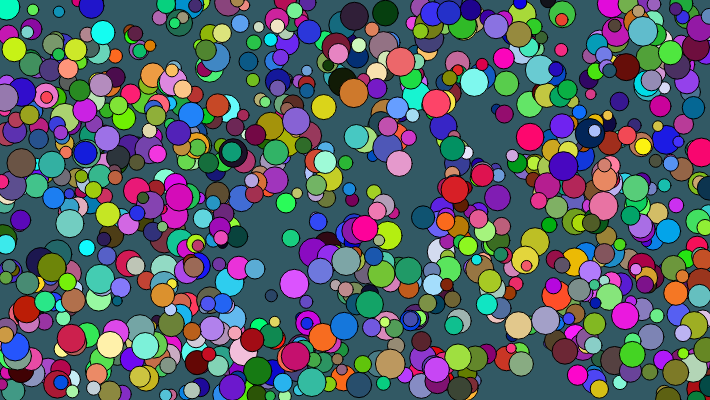
Frame 1 (no input)
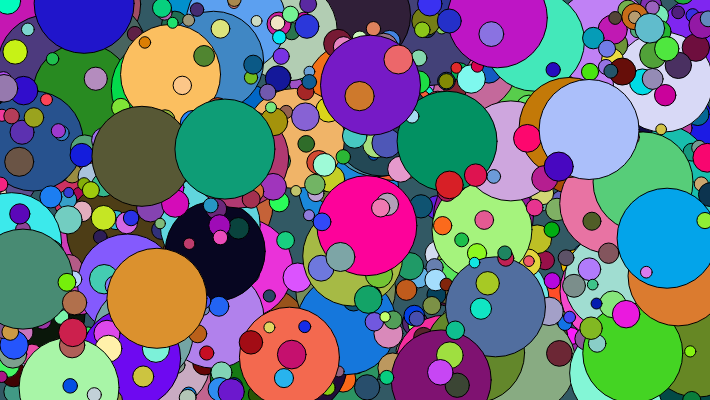
Frame 60 (no input)
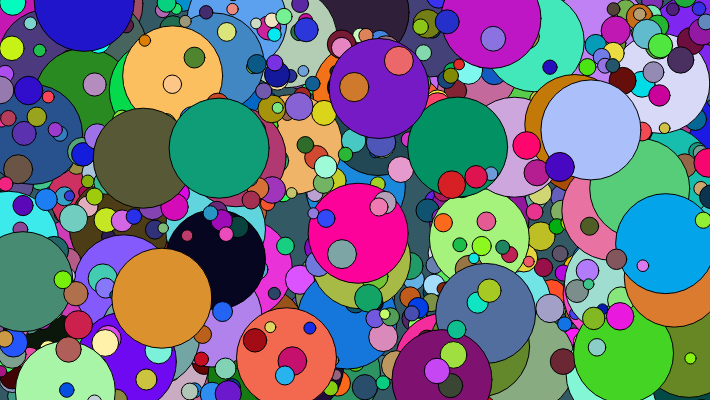
Frame 120 (the mouse pressed at the canvas centre since frame 60)

The p5.js sketch that drew these frames (run headless with seeded random() and noise() and a simulated clock; from frame 60 on, the mouse is pressed at the canvas centre):

// p5.js sketch
// ── sketch.js
let bugs = []; // array of Jitter objects
let numberOfBugs = 1000;

function setup() {
  createCanvas(710, 400);
  // Create objects
  
  for (let i = 0; i < numberOfBugs; i++) {
    bugs.push(new Jitter());
  }
}

function draw() {
  background(50, 89, 100);
  
  for (let i = 0; i < numberOfBugs; i++) {
    bugs[i].move();
    bugs[i].display();

    if (i % 10 == 0) {
      bugs[i].diameter = 100; 
    }
  }

}

// Jitter class
class Jitter {
  constructor() {
    this.x = random(width);
    this.y = random(height);
    this.diameter = random(10, 30);
    this.speed = 1;
    this.color = color(random(255),random(255), random(255));
  }

  move() {
    this.x += random(-this.speed, this.speed);
    this.y += random(-this.speed, this.speed);
  }

  display() {
    fill(this.color);
    ellipse(this.x, this.y, this.diameter, this.diameter);
  }
}
